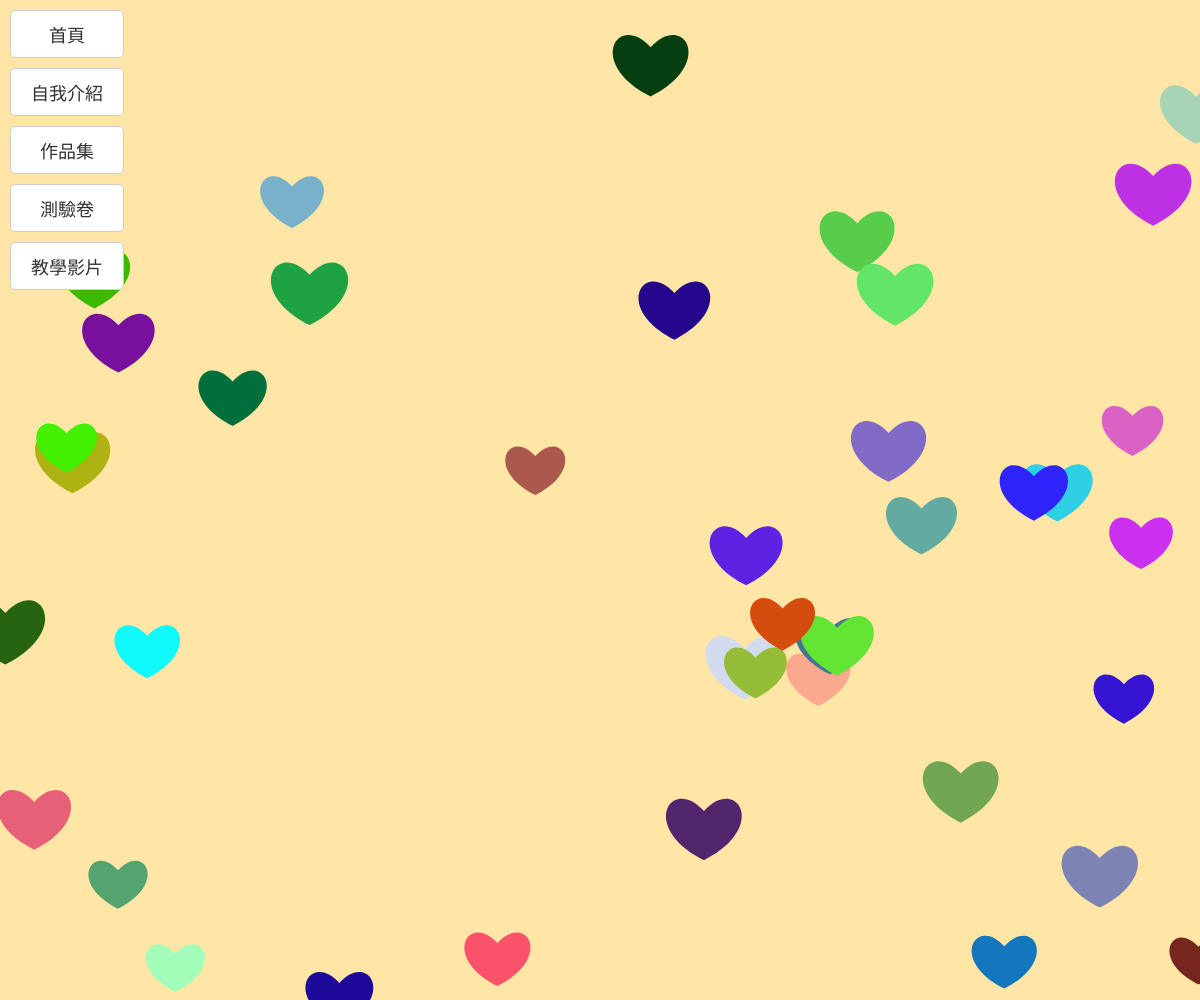
Frame 1 (no input)
Frame 60 (no input): identical to frame 1, image omitted
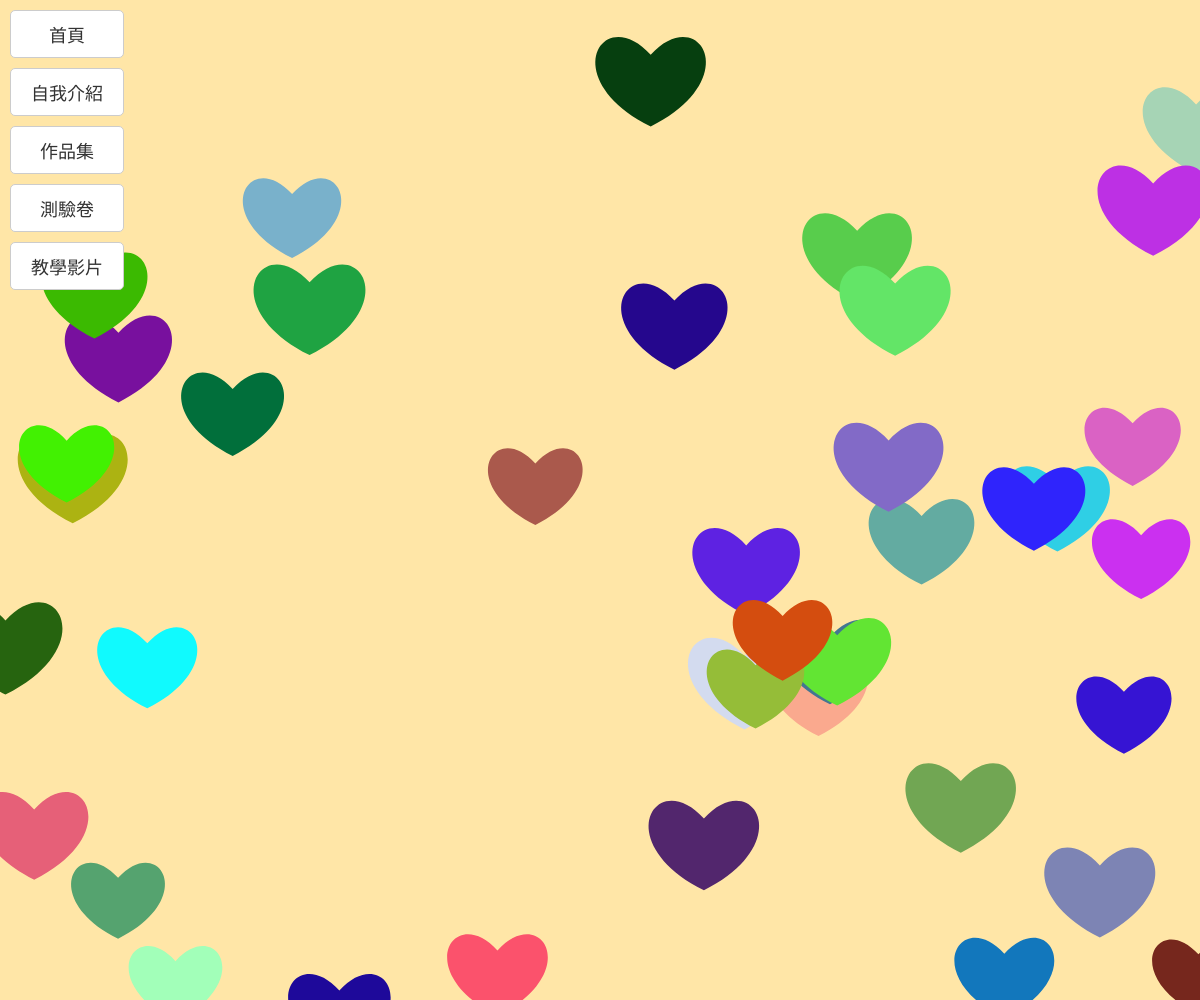
Frame 120 (the mouse pressed at the canvas centre since frame 60)

The p5.js sketch that drew these frames (run headless with seeded random() and noise() and a simulated clock; from frame 60 on, the mouse is pressed at the canvas centre):

// p5.js sketch
// ── sketch.js
let circles = [];
let subMenuVisible = false; // 子選單是否可見的狀態
let iframeContainer; // 用來存放 iframe 的容器

function setup() {
  // 產生一個全視窗的畫布
  createCanvas(windowWidth, windowHeight);

  // 初始化40個愛心的資料
  for (let i = 0; i < 40; i++) {
    circles.push({
      x: random(width), // 愛心的 x 座標
      y: random(height), // 愛心的 y 座標
      size: random(30, 50), // 愛心的初始大小
      color: color(random(255), random(255), random(255)) // 愛心的顏色
    });
  }

  // 建立按鈕
  createButtons();
}
function windowResized() {
  resizeCanvas(windowWidth, windowHeight); // 調整畫布大小
}

function draw() {
  background('#ffe6a7'); // 畫布顏色

  // 計算愛心大小變化幅度
  let sizeOffset = map(mouseX, 0, width, 20, 80);

  // 繪製所有愛心
  for (let circle of circles) {
    fill(circle.color);
    noStroke();
    drawHeart(circle.x, circle.y, circle.size + sizeOffset);
  }
}

// 繪製愛心的函式
function drawHeart(x, y, size) {
  beginShape();
  let topCurveHeight = size * 0.3;
  vertex(x, y + size * 0.25);
  bezierVertex(x - size / 2, y - topCurveHeight, x - size, y + size * 0.5, x, y + size);
  bezierVertex(x + size, y + size * 0.5, x + size / 2, y - topCurveHeight, x, y + size * 0.25);
  endShape(CLOSE);
}

// 建立按鈕的函式
function createButtons() {
  const buttonLabels = ['首頁', '自我介紹', '作品集', '測驗卷', '教學影片'];
  const buttonContainer = createDiv(); // 建立一個容器來放按鈕
  buttonContainer.style('position', 'absolute');
  buttonContainer.style('top', '10px');
  buttonContainer.style('left', '10px');
  buttonContainer.style('display', 'flex');
  buttonContainer.style('flex-direction', 'column');
  buttonContainer.style('gap', '10px'); // 按鈕之間的間距

  // 建立每個按鈕
  for (let label of buttonLabels) {
    let button = createButton(label);
    button.style('padding', '10px 20px');
    button.style('font-size', '18px');
    button.style('border', '1px solid #ccc');
    button.style('border-radius', '5px');
    button.style('background-color', '#fff');
    button.style('color', '#333');
    button.style('cursor', 'pointer');
    button.style('transition', 'background-color 0.3s'); // 平滑過渡效果

    // 滑鼠移入時變紅色
    button.mouseOver(() => {
      button.style('background-color', 'red');
      button.style('color', '#fff');
    });

    // 滑鼠移出時恢復原樣
    button.mouseOut(() => {
      button.style('background-color', '#fff');
      button.style('color', '#333');
    });

    // 點擊事件
    button.mousePressed(() => {
      console.log(`${label} 被點擊`);
      if (label === '作品集') {
        toggleSubMenu(); // 點擊「作品集」時切換子選單顯示/隱藏
      }
    });

    buttonContainer.child(button); // 將按鈕加入容器
  }
}

// 切換子選單顯示/隱藏的函式
function toggleSubMenu() {
  if (subMenuVisible) {
    // 如果子選單已顯示，則移除子選單
    const existingSubMenu = select('#subMenuContainer');
    if (existingSubMenu) {
      existingSubMenu.remove();
    }
    subMenuVisible = false;
  } else {
    // 如果子選單未顯示，則建立子選單
    createSubMenu();
    subMenuVisible = true;
  }
}

// 建立子選單的函式
function createSubMenu() {
  const subMenuContainer = createDiv(); // 建立子選單容器
  subMenuContainer.id('subMenuContainer'); // 設定子選單的 ID
  subMenuContainer.style('position', 'absolute');
  subMenuContainer.style('top', '10px'); // 子選單位置與主選單對齊
  subMenuContainer.style('left', '200px'); // 子選單顯示在主選單右側
  subMenuContainer.style('display', 'flex');
  subMenuContainer.style('flex-direction', 'column');
  subMenuContainer.style('gap', '5px'); // 子選單項目間距

  const subMenuLabels = ['W1', 'W2', 'W3', 'W4', 'W5', 'W6', 'W7', 'W8', 'W9'];

  for (let label of subMenuLabels) {
    let subButton = createButton(label);
    subButton.style('padding', '5px 15px');
    subButton.style('font-size', '16px');
    subButton.style('border', '1px solid #ccc');
    subButton.style('border-radius', '5px');
    subButton.style('background-color', '#fff');
    subButton.style('color', '#333');
    subButton.style('cursor', 'pointer');
    subButton.style('transition', 'background-color 0.3s');

    // 滑鼠移入時變紫色
    subButton.mouseOver(() => {
      subButton.style('background-color', 'purple');
      subButton.style('color', '#fff');
    });

    // 滑鼠移出時恢復原樣
    subButton.mouseOut(() => {
      subButton.style('background-color', '#fff');
      subButton.style('color', '#333');
    });

    // 點擊事件
    subButton.mousePressed(() => {
      console.log(`${label} 被點擊`);
      if (label === 'W1') {
        showIframe('https://yoyo33759760.github.io/0303-1/'); // 顯示 iframe，載入指定網址
      }
    });

    subMenuContainer.child(subButton); // 將子按鈕加入子選單容器
  }
}

// 顯示 iframe 的函式
function showIframe(url) {
  // 如果已經有 iframe，則移除
  if (iframeContainer) {
    iframeContainer.remove();
    iframeContainer = null; // 清空 iframeContainer
    return; // 結束函式，避免重新建立 iframe
  }

  // 建立 iframe 容器
  iframeContainer = createDiv();
  iframeContainer.style('position', 'absolute');
  iframeContainer.style('top', '50%');
  iframeContainer.style('left', 'calc(300px + 10px)'); // 子選單寬度200px + 間距10px
  iframeContainer.style('transform', 'translateY(-50%)'); // 垂直居中
  iframeContainer.style('width', '70%'); // 調整寬度
  iframeContainer.style('height', '80%');
  iframeContainer.style('border', '2px solid #ccc');
  iframeContainer.style('box-shadow', '0 4px 8px rgba(0, 0, 0, 0.2)');
  iframeContainer.style('background-color', '#fff');
  iframeContainer.style('z-index', '1000');

  // 建立 iframe 元素
  const iframe = createElement('iframe');
  iframe.attribute('src', url);
  iframe.style('width', '100%');
  iframe.style('height', '100%');
  iframe.style('border', 'none');

  // 將 iframe 加入容器
  iframeContainer.child(iframe);

  // 建立關閉按鈕
  const closeButton = createButton('關閉');
  closeButton.style('position', 'absolute');
  closeButton.style('top', '10px');
  closeButton.style('right', '10px');
  closeButton.style('padding', '5px 10px');
  closeButton.style('background-color', 'red');
  closeButton.style('color', '#fff');
  closeButton.style('border', 'none');
  closeButton.style('border-radius', '5px');
  closeButton.style('cursor', 'pointer');
  closeButton.mousePressed(() => {
    iframeContainer.remove(); // 移除 iframe 容器
    iframeContainer = null; // 清空 iframeContainer
  });

  iframeContainer.child(closeButton);

  // 將 iframe 容器加入畫布
  document.body.appendChild(iframeContainer.elt);
}
